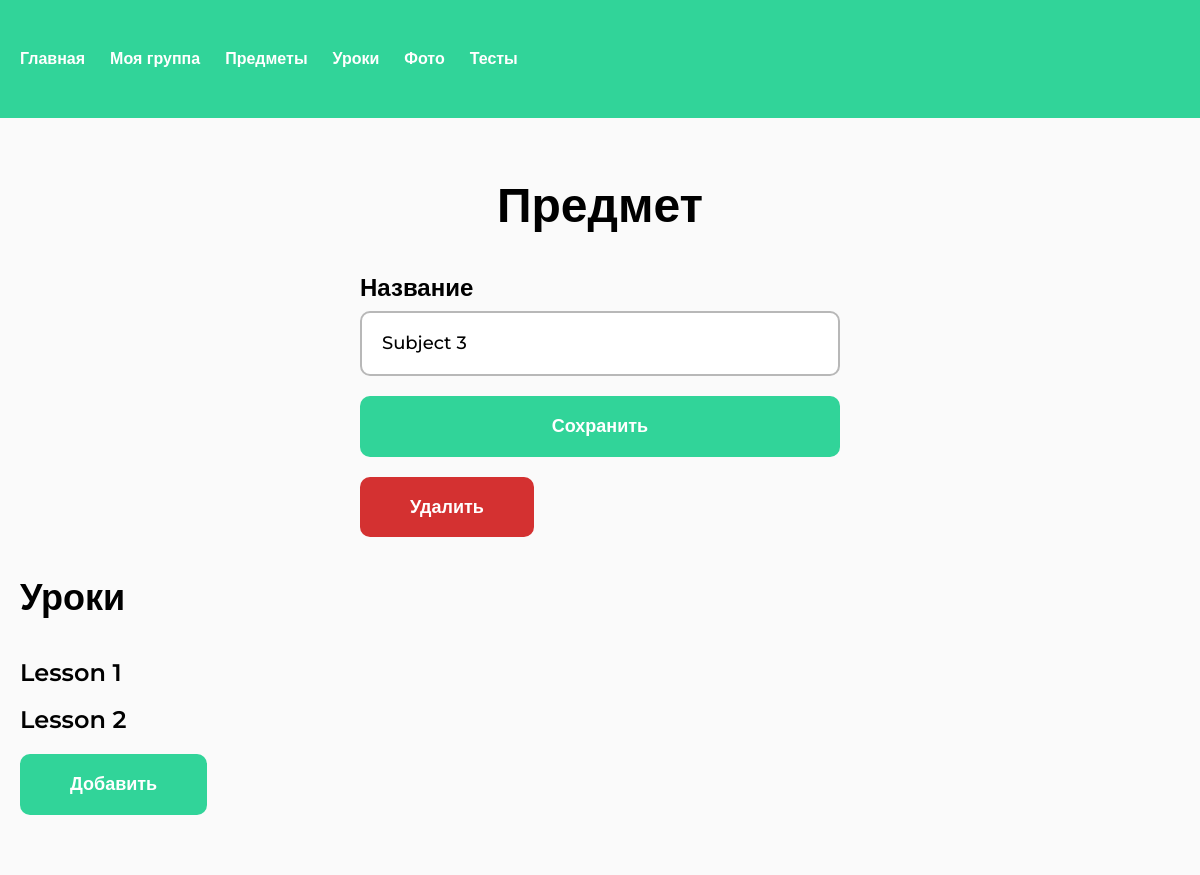
Page /teacher/my-subject/8/ (signed in) on the earlier database version.
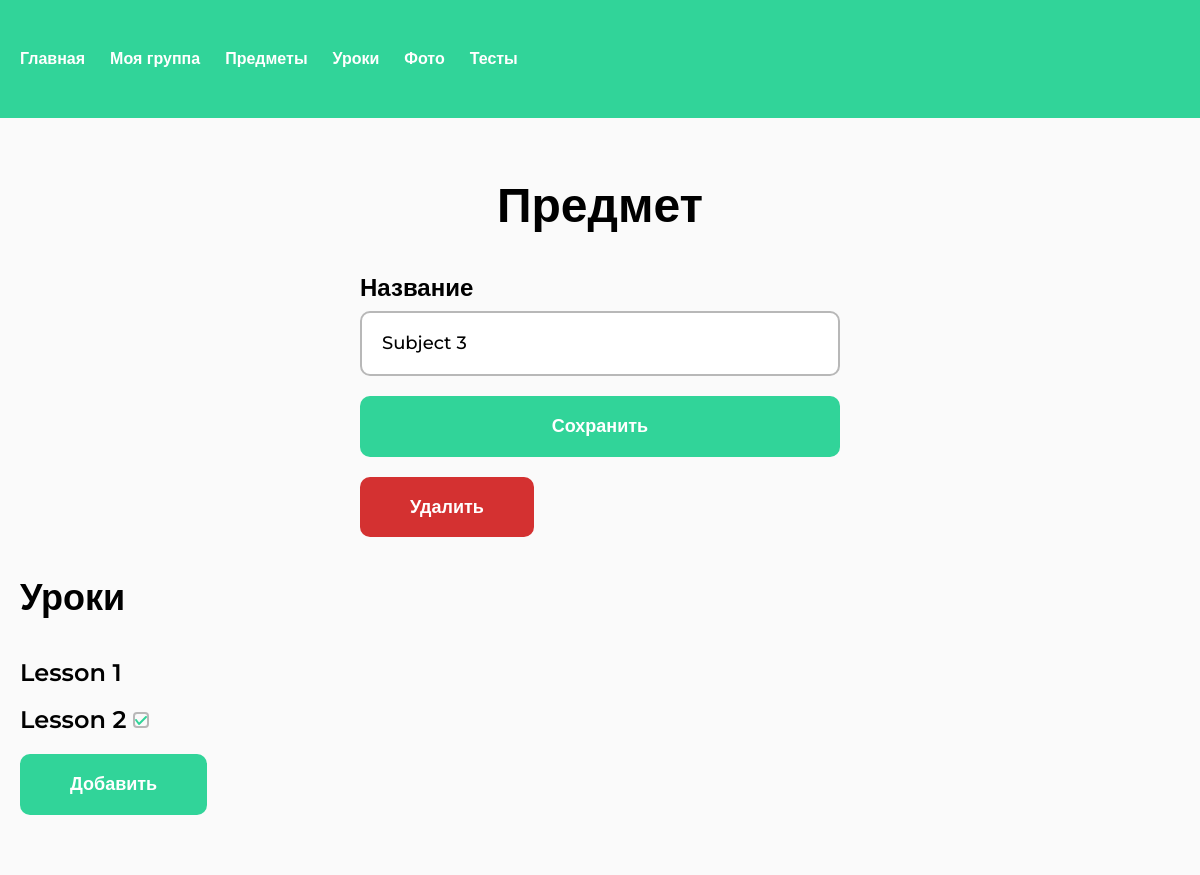
Same page on the later database version.
### study/models.py (models this page shows, shortened)
class Lesson(models.Model):
    subject = models.ForeignKey(Subject, related_name="lessons", on_delete=models.CASCADE)
    name = models.CharField(max_length=128)
    video = models.FileField(upload_to="lessons/videos/", null=True, blank=True)
    photos = models.ManyToManyField(LessonPhoto, blank=True)
    test = models.ForeignKey(Test, related_name="lessons", on_delete=models.SET_NULL, null=True, blank=True)
    text = models.TextField(null=True, blank=True)
    class Meta:
        verbose_name = "Урок"
        verbose_name_plural = "Уроки"

### study/views.py (the view, shortened to what this page needs)
# urls.py: path("teacher/my-subject/<int:pk>/", views.MySubjectEditView.as_view(), name="my-subject"),
@method_decorator(teacher_only, name="dispatch")
class MySubjectEditView(LoginRequiredMixin, View):
    def get(self, request, *args, **kwargs):
        subject = get_object_or_404(Subject, pk=kwargs["pk"])
        form = SubjectForm(instance=subject)
        return render(request, "study/teacher/edit-subject.html", {"form": form, "subject": subject})

### study/forms.py
class SubjectForm(forms.ModelForm):
    class Meta:
        model = Subject
        fields = ("name", "group")
        labels = {"name": "Название", "group": "Группа"}
    def __init__(self, *args, **kwargs):
        super(SubjectForm, self).__init__(*args, **kwargs)
        for visible in self.visible_fields():
            visible.field.widget.attrs['class'] = 'form__input'

### study/templates/study/teacher/edit-subject.html (shortened to what this page needs)
{% extends "base.html" %}
{% load util %}
{% load static %}
{% block content %}
<section class="section-teachers">
    <h1 class="h1 h1_center">Предмет</h1>
    <form action="." method="POST" class="form mt-40">
        <div class="form__item">
            <label for="{{ form.name.id_for_label }}" class="form__label">{{ form.name.label }}</label>
            {{ form.name }}
        </div>
        <div class="form__item">
            <button type="submit" class="btn">Сохранить</button>
        </div>
        <div class="form__item">
            <a href="{% url 'subject-delete' subject.pk %}" class="btn btn_red confirm submit">Удалить</a>
        </div>
    </form>
</section>
<section class="section">
    <h2 class="h2 mt-40">Уроки</h2>
    <div class="menu mt-40">
        {% for lesson in subject.lessons.all %}
        <a href="" class="menu__item">
            {{ lesson.name }}
        </a>
        {% endfor %}
        <a href="" class="btn">Добавить</a>
    </div>
</section>
{% endblock %}

Differences in the rows shown:
changed Lesson "Lesson 2": test_id empty → 4 (drawn)
